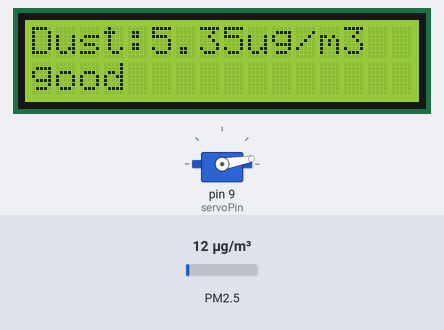
Bench run of a sketch on a simulated Arduino Uno, built with avr-gcc and run on an emulated ATmega328P. Parts: 16×2 character LCD, servo. Wiring (inferred from the names in the program): dust sensor: data pin 8. The test bench sets the inputs (shaded band); at power-on: PM2.5 12 µg/m³. The audio player accepts every command and is not drawn; what the sketch prints to the serial monitor is not drawn.

Above: at 5.3 s.
At 124.9 s:
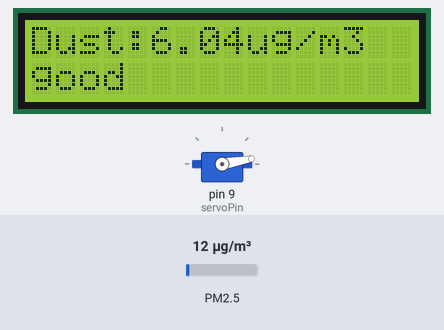
Timing chart, 0 to 126.4 s (numbered marks = the images above):
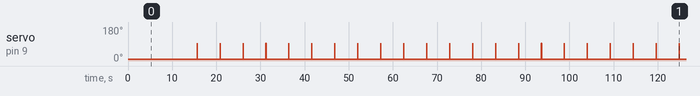

The sketch:

happyKitchen_20180930.ino
```cpp
#include <Wire.h>   // i2C 통신을 위한 라이브러리
#include <LiquidCrystal_I2C.h>  // LCD 1602 I2C용 라이브러리
#include <Servo.h>
#include <SoftwareSerial.h>  //블루투스 라이브러리
#include <DFRobotDFPlayerMini.h>

LiquidCrystal_I2C lcd(0x27,16,2); // 접근주소: 0x3F or 0x27

int servoPin = 9;
int angle = 10; //속도, 현재 angle=92로 두면 정지
Servo servo;

int bluetoothTx = 2;
int bluetoothRx = 3;
SoftwareSerial bluetooth(bluetoothTx, bluetoothRx);

SoftwareSerial mySoftwareSerial(6,5);  //MP3 시리얼통신용
DFRobotDFPlayerMini myDFPlayer;

int pin = 8; // 미세먼지
unsigned long duration;
unsigned long starttime;
unsigned long sampletime_ms = 5000;      //sampe 30s ;
unsigned long lowpulseoccupancy = 0;      //매 30초마다 결정되는 Low Pusle 시간. 단위:마이크로세컨드 pulseIn 함수를 사용.

float pcsPerCF = 0;
float ugm3 = 0;
float ratio = 0;
float concentration = 0;    //농도


void setup() {
  Serial.begin(9600);
  starttime = millis();       //get the current time;

  mySoftwareSerial.begin(9600); // hh
  myDFPlayer.begin(mySoftwareSerial);
  myDFPlayer.volume(30);  //Set volume value. From 0 to 30
  myDFPlayer.play(1);

  bluetooth.begin(9600);
  pinMode(8, INPUT);

  lcd.init();                      // LCD 초기화
  lcd.backlight();                // 백라이트 켜기

  servo.attach(servoPin);  //attach() 함수를 통해 아두이노에 모터를 장착하도록 한다. 내부인자로는 핀 번호를 대입

}

void loop() {

  servo.write(10);

  duration = pulseIn(pin, LOW);
  lowpulseoccupancy = lowpulseoccupancy + duration;

  if ((millis() - starttime) > sampletime_ms)     //if the sampel time == 30s
  {
    ratio = lowpulseoccupancy / (sampletime_ms * 10.0); // Integer percentage 0=>100
    concentration = 1.1 * pow(ratio, 3) - 3.8 * pow(ratio, 2) + 520 * ratio + 0.62; // using spec sheet curve
    pcsPerCF = concentration * 100;
    ugm3 = pcsPerCF / 13000;
    Serial.print("Dust Density [ug/m3]: ");            // 시리얼 모니터에 미세먼지 값 출력
    Serial.print(ugm3);
    Serial.println("ug/m3");

    lcd.clear();
    lcd.print("Dust:");
    lcd.print(ugm3);
    lcd.print("ug/m3");

    if(ugm3 <= 30.0)
    {       // 대기 중 미세먼지가 좋음 일 때 파란색 출력
      Serial.print("   ");
      Serial.println("good");
      bluetooth.println("good");

      lcd.setCursor(0,1);             // 1번째, 2라인
      lcd.print("good");
      myDFPlayer.play(5);
      servo.write(93);  //멈춤
      delay(10);
    }else if(30.0 < ugm3 && ugm3 <= 80.0){      // 대기 중 미세먼지가 보통 일 때 녹색 출력
      Serial.print("   ");
      Serial.println("not bad");
      bluetooth.println("not bad");

      lcd.setCursor(0,1);             // 1번째, 2라인
      lcd.print("not bad");
      myDFPlayer.play(4);
      servo.write(87);  //1단계
      delay(10);
    }else if (80.0 < ugm3 && ugm3 <= 150.0){    // 대기 중 미세먼지가 나쁨 일 때 노란색 출력
      Serial.print("   ");
      Serial.println("not good");
      bluetooth.println("not good");

      lcd.setCursor(0,1);             // 1번째, 2라인
      lcd.print("not good");
      myDFPlayer.play(3);

      servo.write(85);  //2단계
      delay(10);
    }else{                                                     // 대기 중 미세먼지가 매우 나쁨 일 때 빨간색 출력
      Serial.print("   ");
      Serial.println("bad");
      bluetooth.println("bad");

      lcd.setCursor(0,1);             // 1번째, 2라인
      lcd.print("bad");
      myDFPlayer.play(2);

      servo.write(10);  //가장 빠름
      delay(10);
    }
    lowpulseoccupancy = 0;
    starttime = millis();
  }
}
```

Measured:
- what the display in image 0 shows lasts 5.2 s, from 5.2 s to 10.4 s
